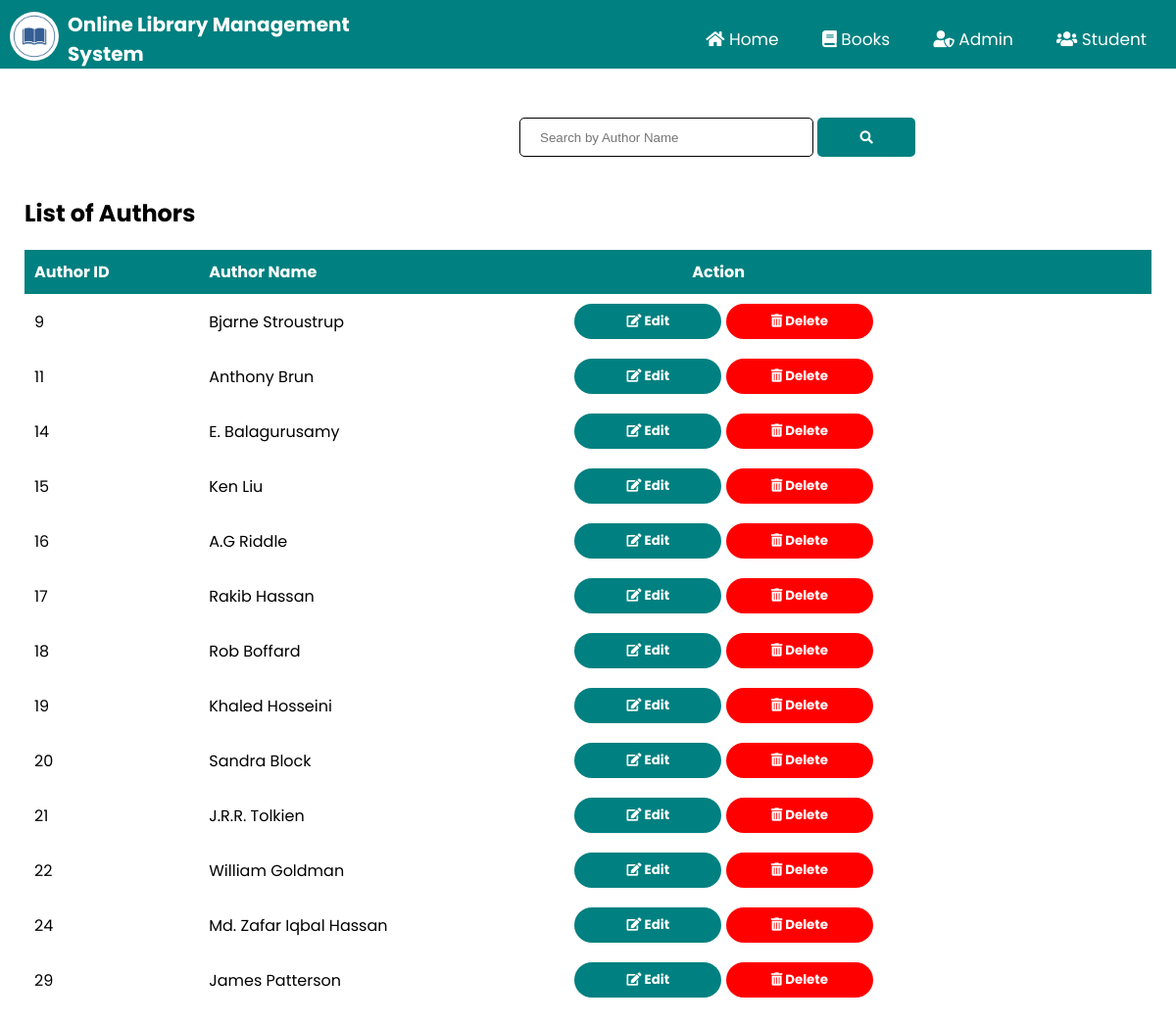
/manage_authors.php, run on the app's committed database.
### tables this page shows
CREATE TABLE `authors` (
  `authorid` int(111) NOT NULL,
  `authorname` varchar(111) NOT NULL
);

### manage_authors.php (the view, shortened to what this page needs)
<?php
	include "connection.php";
    include "admin_navbar.php";
?>
<!DOCTYPE html>
<html lang="en">
<head>
    <link rel="stylesheet" href="https://cdnjs.cloudflare.com/ajax/libs/font-awesome/5.15.2/css/all.min.css" />
    <link rel="stylesheet" href="style.css?v=<?php echo time(); ?>">
</head>
<body>
    <div class="search-bar admin-search">
        <form action="" method='post'>
            <input type="search" name='search' placeholder='Search by Author Name' required>
            <button type='submit' name='submit'><i class="fas fa-search"></i></button>
        </form>
    </div>
    <div class="request-table">
        <div class="request-container">
            <h2 class="request-title student-info-title">List of Authors</h2>
            <?php
		if(isset($_POST['submit']))
		{
			$q=mysqli_query($db,"SELECT * FROM authors where authorname like '%$_POST[search]%'; ");
			if(mysqli_num_rows($q)==0)
			{
				echo "Sorry! No Authors found. Try searching again";
			}
			else
			{
				echo "<table class='rtable authortable'>";
                echo "<tr style='background-color: teal;'>";
                echo "<th>"; echo "Author ID"; echo "</th>";
                echo "<th>"; echo "Author Name"; echo "</th>";
                echo "<th>"; echo "Action"; echo "</th>";
                echo "</tr>";
                while($row=mysqli_fetch_assoc($q))
                {
                    echo "<tr>";
                    echo "<td>"; echo $row['authorid']; echo "</td>";
                    echo "<td>"; echo $row['authorname']; echo "</td>";
                    echo "<td>";?><a href="edit_author.php?ed=<?php echo $row['authorid'];?>"><button style="font-weight:bold;" type="submit" name="submit1" class="btn btn-default actionbtn"><i class="fas fa-edit"></i> Edit
			        </button>
                    </a>
                    <a href="delete_author.php?del=<?php echo $row['authorid'];?>"><button onclick="del()" style="font-weight:bold;" type="submit" name="submit1" class="delbtn" ><i class="fas fa-trash-alt"></i> Delete
                        </button>
                    </a>
			        <?php
			        echo "</td>";
                    echo "</tr>";
                }
                echo "</table>";
		    }
		}
		else
		{
			$res=mysqli_query($db,"SELECT * FROM authors; ");
            echo "<table class='rtable authortable'>";
                echo "<tr style='background-color: teal;'>";
                echo "<th>"; echo "Author ID"; echo "</th>";
                echo "<th>"; echo "Author Name"; echo "</th>";
                echo "<th>"; echo "Action"; echo "</th>";
                echo "</tr>";
            while($row=mysqli_fetch_assoc($res))
            {
                echo "<tr>";
                echo "<td>"; echo $row['authorid']; echo "</td>";
                echo "<td>"; echo $row['authorname']; echo "</td>";
                echo "<td>";?><a href="edit_author.php?ed=<?php echo $row['authorid'];?>"><button style="font-weight:bold;" type="submit" name="submit1" class="btn btn-default actionbtn"><i class="fas fa-edit"></i> Edit
                </button>
                </a>
                <a href="delete_author.php?del=<?php echo $row['authorid'];?>"><button onclick="del()" style="font-weight:bold;" type="submit" name="submit1" class="delbtn"><i class="fas fa-trash-alt"></i> Delete
                </button></a>
                <?php
                echo "</td>";
                echo "</tr>";
            }
            echo "</table>";
            }
        ?>
        </div>
    </div>
</body>
</html>

### style.css (style rules this page uses)
html { scroll-behavior: smooth; }
* { margin: 0; padding: 0; box-sizing: border-box; }
body { font-family: 'Poppins', sans-serif; }
a { text-decoration: none; color: #fff; font-size: 17px; }
.profile-table tr,td { border: none; padding: 10px; }
.btn-default { margin-top: 20px; margin-left: 60px; width: 150px; cursor: pointer; outline: none; border: none; }
.search-bar { margin-left: 480px; }
.search-bar input { border-radius: 5px; border: 1px solid; height: 40px; padding: 10px; padding-left: 20px; }
.search-bar button { width: 100px; padding: 10px; height: 40px; background-color: teal; color: white; border: none; border-radius: 5px; cursor: pointer; transition: 0.4s; outline: none; }
.admin-search { padding-top: 40px; margin-left: 530px; }
.btn { font-family: 'Poppins', sans-serif; }
.request-table { padding-bottom: 500px; }
.request-container { max-width: 1300px; margin: auto; padding-left: 25px; padding-right: 25px; }
.request-container .request-title { padding-top: 100px; }
.request-container .student-info-title { padding-top: 30px; }
.rtable { width: 100%; margin-top: 20px; border-collapse: collapse; }
.rtable th { text-align: left; color: white; padding: 10px; }
.authortable th:last-child { padding-left: 130px; }
.actionbtn { padding: 10px; margin: 0; }
.delbtn { background-color: red; color: #fff; padding: 8px 30px; border-radius: 30px; transition: background-color 0.4s; outline: none; border: none; cursor: pointer; width: 150px; font-family: 'Poppins', sans-serif; }
form input { width: 300px; height: 30px; margin: 10px 0; padding: 0 10px; border: 1px solid #ccc; }
.btn { display: inline-block; background-color: teal; color: #fff; padding: 8px 30px; border-radius: 30px; transition: background-color 0.4s; outline: none; }

### data on the page
authors: authorid "9", authorname "Bjarne Stroustrup"
authors: authorid "11", authorname "Anthony Brun"
authors: authorid "14", authorname "E. Balagurusamy"
authors: authorid "15", authorname "Ken Liu"
authors: authorid "16", authorname "A.G Riddle"
authors: authorid "17", authorname "Rakib Hassan"
authors: authorid "18", authorname "Rob Boffard"
authors: authorid "19", authorname "Khaled Hosseini"
authors: authorid "20", authorname "Sandra Block"
authors: authorid "21", authorname "J.R.R. Tolkien"
authors: authorid "22", authorname "William Goldman"
authors: authorid "24", authorname "Md. Zafar Iqbal Hassan"
authors: authorid "29", authorname "James Patterson"
